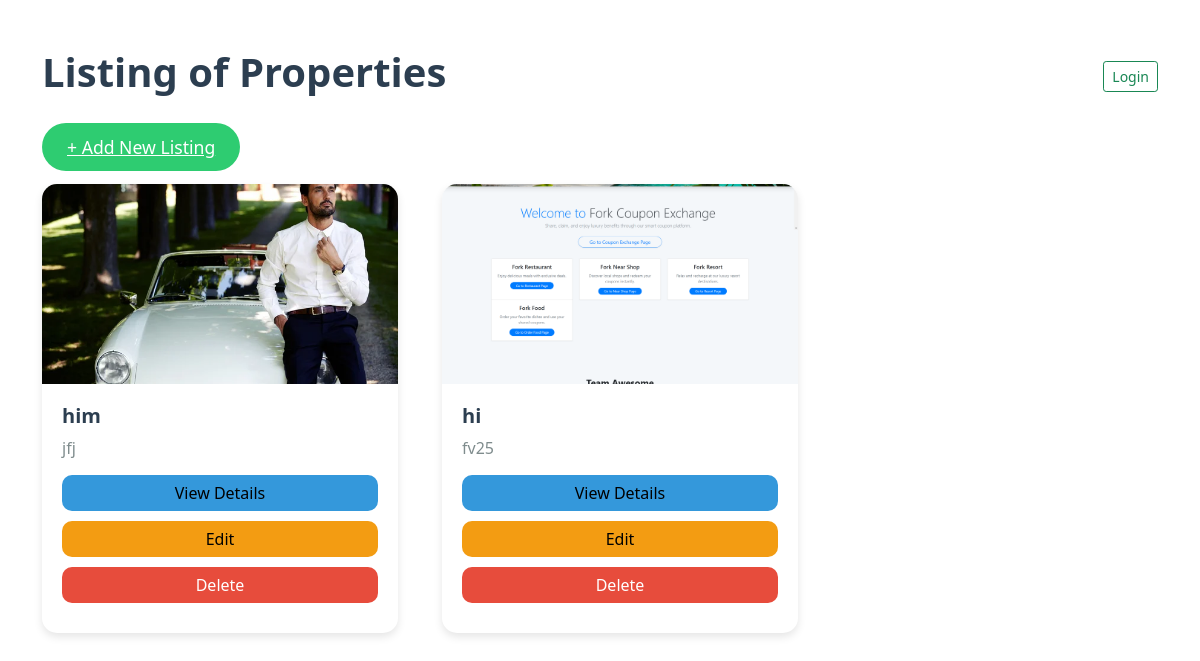
Screenshot of /main_page/listing_list with the database file from the repository.
### main_page/models.py (models this page shows, shortened)
class Listing(models.Model):
  realtor = models.ForeignKey(Realtor, on_delete=models.CASCADE)
  title = models.CharField(max_length=200)
  address = models.CharField(max_length=200)
  city = models.CharField(max_length=100)
  state = models.CharField(max_length=100)
  zipcode = models.CharField(max_length=20)
  description = models.TextField(blank=True)
  price = models.IntegerField()
  bedrooms = models.IntegerField()
  bathrooms = models.DecimalField(max_digits=2, decimal_places=1)
  garage = models.IntegerField(default=0)
  sqft = models.IntegerField()
  lot_size = models.DecimalField(max_digits=5, decimal_places=1)
  photo_main = models.ImageField(upload_to='photos/%Y/%m/%d/')
  photo_1 = models.ImageField(upload_to='photos/%Y/%m/%d/', blank=True)
  photo_2 = models.ImageField(upload_to='photos/%Y/%m/%d/', blank=True)
  photo_3 = models.ImageField(upload_to='photos/%Y/%m/%d/', blank=True)
  photo_4 = models.ImageField(upload_to='photos/%Y/%m/%d/', blank=True)
  photo_5 = models.ImageField(upload_to='photos/%Y/%m/%d/', blank=True)
  photo_6 = models.ImageField(upload_to='photos/%Y/%m/%d/', blank=True)
  is_published = models.BooleanField(default=True)
  list_date = models.DateTimeField(default=datetime.now, blank=True)

### main_page/views.py (the view)
# urls.py: path('listing_list', views.listing_list, name='listing_list'),
def listing_list(request):
    listings = Listing.objects.all()
    return render(request, "main_page/listing_list.html", {"listings": listings})

### templates/main_page/listing_list.html (shortened to what this page needs)
<!DOCTYPE html>
<html lang="en">
<head>
    <link href="https://cdn.jsdelivr.net/npm/bootstrap@5.1.3/dist/css/bootstrap.min.css" rel="stylesheet">
</head>
<body>
    <div class="container mt-5">
        <div class="header">
            <h1>Listing of Properties</h1>
            <div class="user-info">
                {% if user.is_authenticated %}
                    <span>Welcome, {{ user.username }}</span>
                    <a href="{% url 'logout_view' %}" class="btn btn-outline-danger btn-sm ml-3">Logout</a>
                {% else %}
                    <a href="{% url 'login' %}" class="btn btn-outline-success btn-sm">Login</a>
                {% endif %}
            </div>
        </div>
        <a href="{% url 'listing_create' %}" class="btn-add-listing">+ Add New Listing</a>
        <div class="row mt-4">
            {% for listing in listings %}
                <div class="col-md-4 col-sm-6 col-12 mb-4">
                    <div class="card">
                        <img src="http://127.0.0.1:8000/main_page{{ listing.photo_main.url }}" class="card-img-top" alt="{{ listing.title }}">
                        <div class="card-body">
                            <h5 class="card-title">{{ listing.title }}</h5>
                            <p class="card-text">{{ listing.description|truncatewords:20 }}</p>
                            <a href="{% url 'listing_detail' pk=listing.pk %}" class="btn btn-info">View Details</a>
                            <a href="{% url 'listing_update' pk=listing.pk %}" class="btn btn-warning">Edit</a>
                            <a href="{% url 'listing_delete' pk=listing.pk %}" class="btn btn-danger">Delete</a>
                        </div>
                    </div>
                </div>
            {% endfor %}
        </div>
    </div>
</body>
</html>

### templates/main_page/listing_list.html (style rules this page uses)
.header { display: flex; justify-content: space-between; align-items: center; margin-bottom: 30px; }
.header h1 { font-size: 2.5rem; font-weight: 700; color: #2c3e50; }
.header .user-info { font-size: 1rem; font-weight: 600; color: #34495e; }
.card { border: none; border-radius: 15px; box-shadow: 0 4px 8px rgba(0, 0, 0, 0.1); transition: transform 0.3s ease, box-shadow 0.3s ease; }
.card-img-top { object-fit: cover; height: 200px; border-radius: 15px 15px 0 0; }
.card-body { padding: 20px; }
.card-title { font-size: 1.25rem; font-weight: 600; color: #2c3e50; }
.card-text { font-size: 1rem; color: #7f8c8d; margin-bottom: 15px; }
.card .btn { width: 100%; margin-bottom: 10px; border-radius: 10px; }
.btn-info { background-color: #3498db; border: none; }
.btn-warning { background-color: #f39c12; border: none; }
.btn-danger { background-color: #e74c3c; border: none; }
.btn-add-listing { font-size: 1.1rem; padding: 12px 25px; border-radius: 25px; background-color: #2ecc71; color: white; border: none; transition: background-color 0.3s; }
.row { gap: 20px; }

### rows the page displays
Listing: photo_main (picture), title "him", description "jfj"
Listing: photo_main (picture), title "hi", description "fv25"
